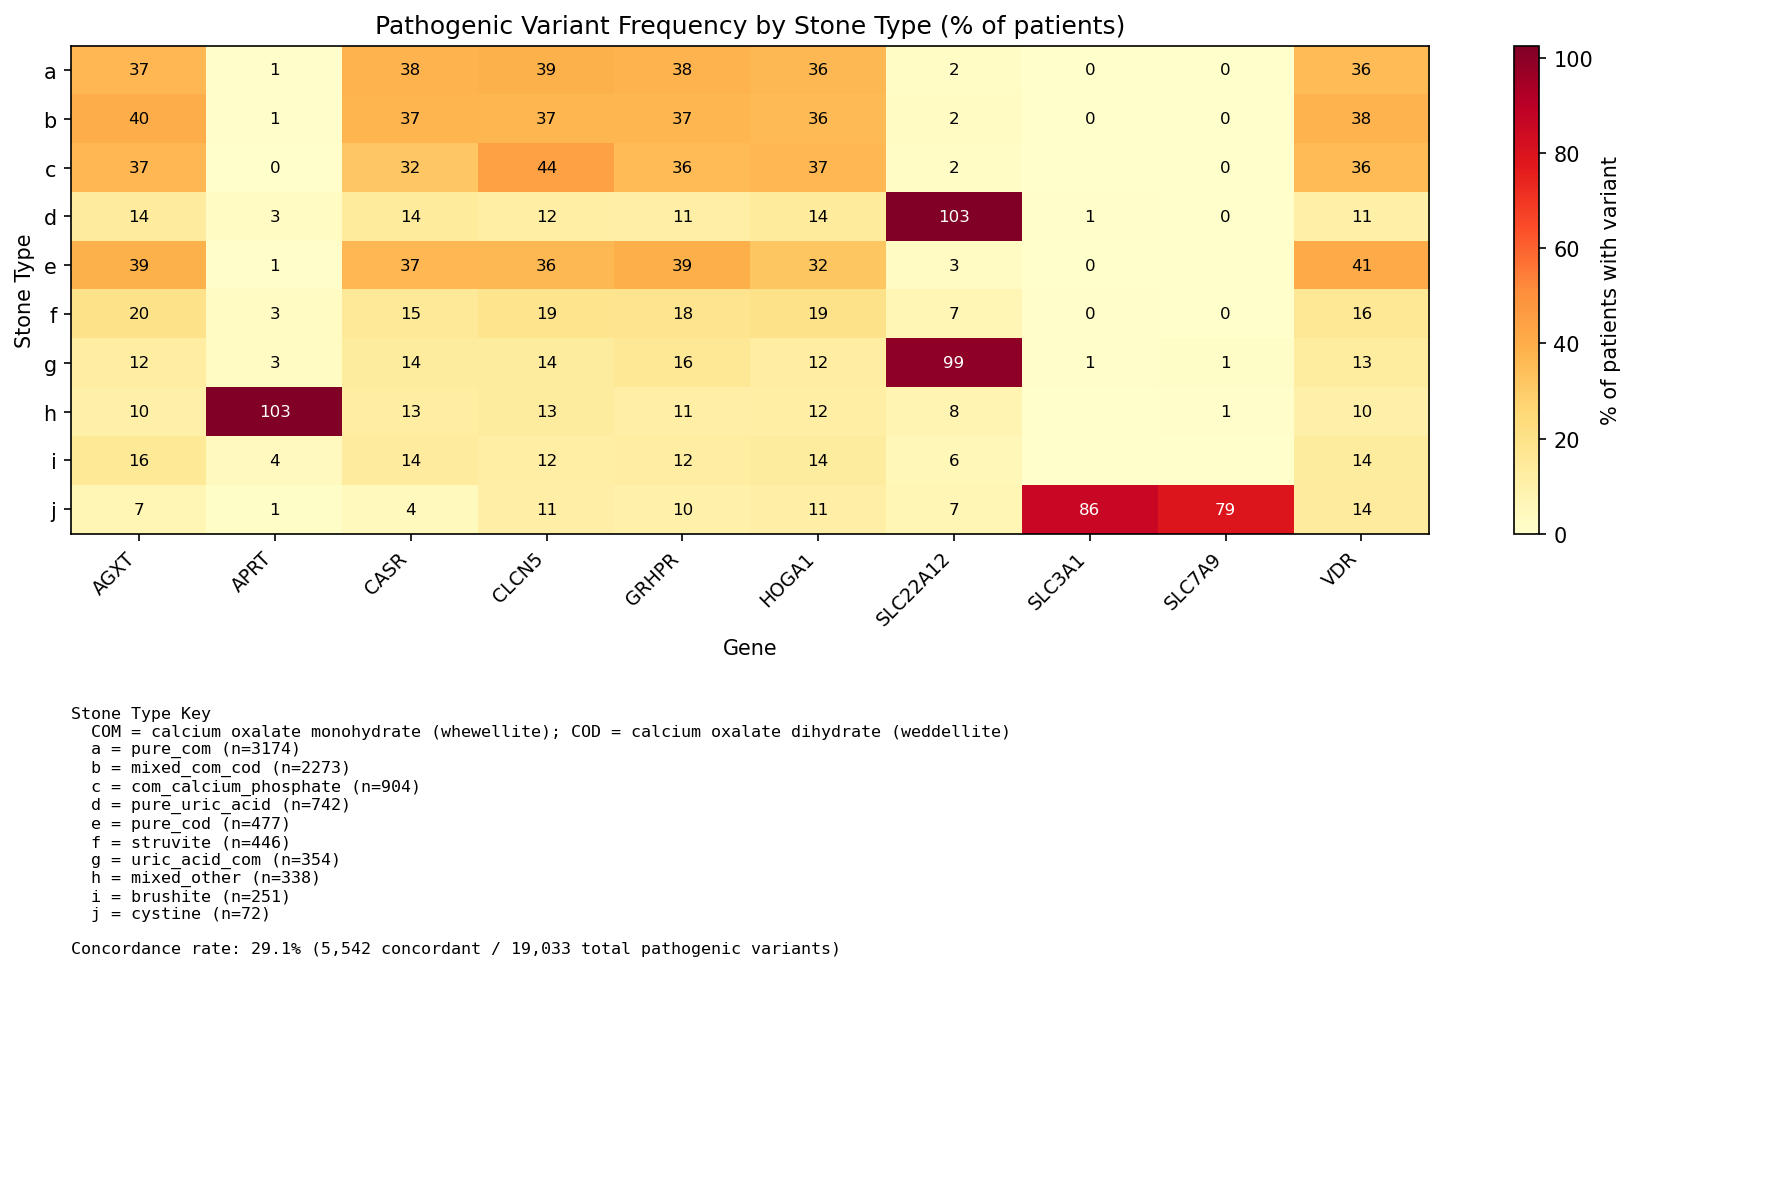

The script that saved this image:
"""
Step 3: Genomic Correlation (PD2)
==================================
Parse VCF files from PD2, extract pathogenic variants in stone-associated genes,
and quantify genotype-phenotype concordance with stone type assignments.

Outputs:
- variants_df: DataFrame of all pathogenic variants (MRN, gene, chrom, pos)
- Concordance statistics: how well gene variants predict stone type
- Figure: gene variant frequency by stone type (heatmap) with key

Terminology:
- VCF: Variant Call Format (standard genomics file for reporting sequence variations)
- GRCh38: Human genome reference assembly (version 38)
- Pathogenic: a variant that causes or contributes to disease
- Stone-associated genes (10): SLC3A1, SLC7A9, CLCN5, CASR, VDR, AGXT, GRHPR, HOGA1, SLC22A12, APRT
- COM: Calcium Oxalate Monohydrate (whewellite)
- COD: Calcium Oxalate Dihydrate (weddellite)
"""

import os
import re
from pathlib import Path
from collections import defaultdict

import pandas as pd
import numpy as np
import matplotlib.pyplot as plt
import matplotlib.colors as mcolors

# ---------------------------------------------------------------------------
# Configuration
# ---------------------------------------------------------------------------
DATA_DIR = Path(os.path.expanduser("~/securecomputing-data"))
PD2_DIR = DATA_DIR / "pd2"
PD0_DIR = DATA_DIR / "pd0"

# Known stone-associated genes and their expected stone type correlations
GENE_STONE_MAP = {
    "SLC3A1": "cystine",
    "SLC7A9": "cystine",
    "CLCN5": "com_calcium_phosphate",
    "CASR": "com_calcium_phosphate",
    "VDR": "pure_com",
    "AGXT": "pure_com",
    "GRHPR": "mixed_com_cod",
    "HOGA1": "mixed_com_cod",
    "SLC22A12": "pure_uric_acid",
    "APRT": "pure_uric_acid",
}

# ---------------------------------------------------------------------------
# Parse pathogenic variants from VCF files
# ---------------------------------------------------------------------------
print("Step 3: Parsing PD2 VCF files for pathogenic variants...")

vcf_files = sorted(PD2_DIR.glob("*.vcf"))
print(f"  Found {len(vcf_files):,} VCF files")

records = []
mrn_pattern = re.compile(r"^##patient_mrn=(\S+)")

for vcf_path in vcf_files:
    mrn = None
    with open(vcf_path, "r") as f:
        for line in f:
            # Header lines
            if line.startswith("##"):
                m = mrn_pattern.match(line)
                if m:
                    mrn = m.group(1)
                continue
            # Column header
            if line.startswith("#CHROM"):
                continue
            # Data lines — only keep pathogenic variants
            if "PATHOGENIC" in line:
                parts = line.strip().split("\t")
                chrom = parts[0]
                pos = int(parts[1])
                info = parts[7]
                # Extract gene name
                gene_match = re.search(r"GENE=(\w+)", info)
                gene = gene_match.group(1) if gene_match else "unknown"
                records.append({
                    "mrn": mrn,
                    "chrom": chrom,
                    "pos": pos,
                    "gene": gene,
                })

variants_df = pd.DataFrame(records)
print(f"  Pathogenic variants found: {len(variants_df):,}")
print(f"  Patients with pathogenic variants: {variants_df['mrn'].nunique():,}")
print(f"  Genes represented: {sorted(variants_df['gene'].unique())}")

# ---------------------------------------------------------------------------
# Merge with stone assignments
# ---------------------------------------------------------------------------
print("\n--- Merging with stone type assignments ---")

patient_stones = pd.read_csv(PD0_DIR / "patient_stones.csv")
phi_mapping = pd.read_csv(PD0_DIR / "phi_mapping.csv")

# Get primary stone type per patient (first episode for stone patients)
stone_patients = patient_stones[patient_stones["stone_type"] != "none"]
primary_stones = stone_patients.groupby("mrn")["stone_type"].first().reset_index()
primary_stones.columns = ["mrn", "primary_stone_type"]

# Merge variants with stone types
variants_with_stones = variants_df.merge(primary_stones, on="mrn", how="left")

# Patients without stones should have no pathogenic variants (by design)
no_stone_variants = variants_with_stones[variants_with_stones["primary_stone_type"].isna()]
print(f"  Pathogenic variants in non-stone patients: {len(no_stone_variants)}")

# Keep only stone patients
variants_with_stones = variants_with_stones.dropna(subset=["primary_stone_type"])

# ---------------------------------------------------------------------------
# Gene-to-stone-type concordance
# ---------------------------------------------------------------------------
print("\n--- Gene-Stone Type Concordance ---")

concordant = 0
discordant = 0
for _, row in variants_with_stones.iterrows():
    expected_type = GENE_STONE_MAP.get(row["gene"])
    if expected_type and expected_type == row["primary_stone_type"]:
        concordant += 1
    elif expected_type:
        discordant += 1

total_checked = concordant + discordant
if total_checked > 0:
    concordance_rate = concordant / total_checked * 100
    print(f"  Concordant (gene predicts correct stone type): {concordant:,} ({concordance_rate:.1f}%)")
    print(f"  Discordant: {discordant:,} ({100 - concordance_rate:.1f}%)")
    print(f"  Total pathogenic variants checked: {total_checked:,}")
else:
    concordance_rate = 0
    print("  No variants with known gene-stone mappings found")

# ---------------------------------------------------------------------------
# Gene frequency by stone type (for heatmap)
# ---------------------------------------------------------------------------
print("\n--- Gene Variant Frequency by Stone Type ---")

# Count variants per (gene, stone_type) pair
gene_stone_counts = (
    variants_with_stones.groupby(["primary_stone_type", "gene"])
    .size()
    .reset_index(name="count")
)

# Pivot to matrix
pivot = gene_stone_counts.pivot_table(
    index="primary_stone_type", columns="gene", values="count", fill_value=0
)

# Normalize per stone type (proportion of patients with that gene variant)
stone_type_patient_counts = primary_stones["primary_stone_type"].value_counts()
pivot_normalized = pivot.copy()
for stype in pivot_normalized.index:
    if stype in stone_type_patient_counts.index:
        pivot_normalized.loc[stype] = pivot_normalized.loc[stype] / stone_type_patient_counts[stype] * 100

# ---------------------------------------------------------------------------
# Figure: Heatmap with key
# ---------------------------------------------------------------------------
print("  Generating heatmap figure...")

# Letter labels for stone types
stone_types_sorted = [st for st in stone_type_patient_counts.index if st in pivot_normalized.index]
letters = [chr(ord('a') + i) for i in range(len(stone_types_sorted))]
stone_type_key = dict(zip(letters, stone_types_sorted))

# Reindex pivot to match sorted order
pivot_plot = pivot_normalized.reindex(stone_types_sorted)

# Build key text
key_lines = ["Stone Type Key",
            "  COM = calcium oxalate monohydrate (whewellite); COD = calcium oxalate dihydrate (weddellite)"]
for letter, stype in stone_type_key.items():
    n = stone_type_patient_counts.get(stype, 0)
    key_lines.append(f"  {letter} = {stype} (n={n})")
key_lines.append("")
key_lines.append(f"Concordance rate: {concordance_rate:.1f}% "
                 f"({concordant:,} concordant / {total_checked:,} total pathogenic variants)")
key_text = "\n".join(key_lines)

fig = plt.figure(figsize=(12, 8))

# Top: heatmap
ax = fig.add_subplot(2, 1, 1)
im = ax.imshow(pivot_plot.values, aspect="auto", cmap="YlOrRd")

ax.set_xticks(range(len(pivot_plot.columns)))
ax.set_xticklabels(pivot_plot.columns, rotation=45, ha="right", fontsize=9)
ax.set_yticks(range(len(letters)))
ax.set_yticklabels(letters, fontsize=10)
ax.set_xlabel("Gene")
ax.set_ylabel("Stone Type")
ax.set_title("Pathogenic Variant Frequency by Stone Type (% of patients)")

# Add text annotations
for i in range(len(pivot_plot.index)):
    for j in range(len(pivot_plot.columns)):
        val = pivot_plot.iloc[i, j]
        if val > 0:
            color = "white" if val > pivot_plot.values.max() * 0.6 else "black"
            ax.text(j, i, f"{val:.0f}", ha="center", va="center",
                    fontsize=8, color=color)

plt.colorbar(im, ax=ax, label="% of patients with variant")

# Bottom: key
ax_key = fig.add_subplot(2, 1, 2)
ax_key.axis("off")
ax_key.text(0.0, 0.95, key_text, transform=ax_key.transAxes,
            fontsize=8, fontfamily="monospace", verticalalignment="top")

plt.tight_layout()
plt.savefig("step3_genomic_correlation.png", dpi=150, bbox_inches="tight")
plt.show()

print("\n[Step 3 complete] Heatmap saved to step3_genomic_correlation.png")
